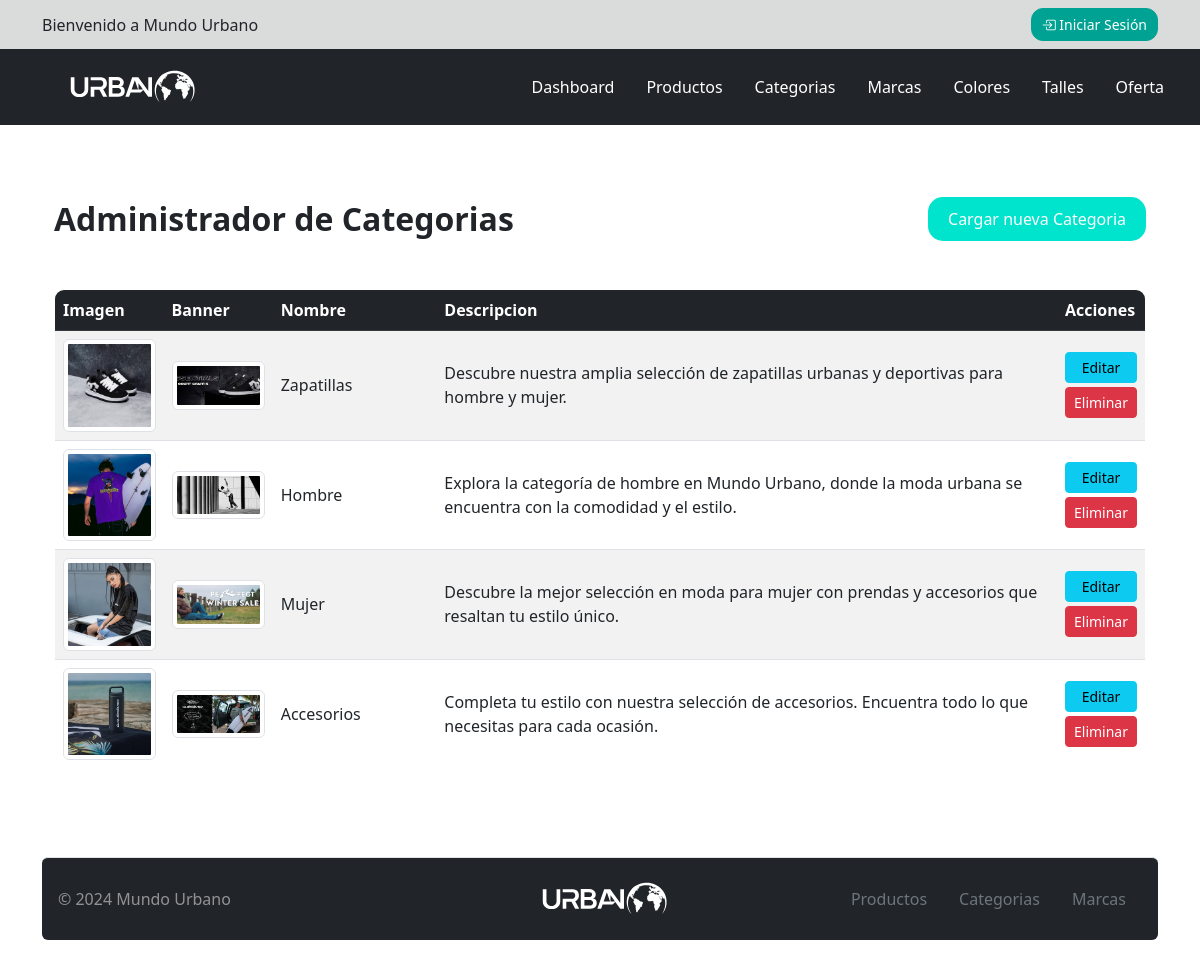
The page /admin/index.php?link=admin_categorias on the database its author committed.
### tables this page shows
CREATE TABLE `categorias` (
  `id` int(10) UNSIGNED NOT NULL COMMENT 'identificador de la categoria',
  `nombre` varchar(256) NOT NULL COMMENT 'Nombre de la categoria',
  `img` varchar(256) NOT NULL COMMENT 'Imagen para la categoria',
  `banner_img` varchar(256) NOT NULL,
  `descripcion` text DEFAULT NULL COMMENT 'Descripcion opcional para la categoria'
);

### classes/Categoria.php (called while the page is built, shortened)
<?PHP
class categoria
{
    private $id;
    private $nombre;
    private $descripcion;
    private $img;
    private $banner_img;
    public static function get_all(): array
    {
        $conexion = Conexion::getConexion();
        $query = "SELECT * FROM categorias";
        $PDOStatement = $conexion->prepare($query);
        $PDOStatement->setFetchMode(PDO::FETCH_CLASS, self::class);
        $PDOStatement->execute();
        $categorias = $PDOStatement->fetchAll();
        return $categorias;
    }
    public function getId()
    {
        return $this->id;
    }
    public function getNombre()
    {
        return $this->nombre;
    }
    public function getDescripcion()
    {
        return $this->descripcion;
    }
    public function getImg()
    {
        return $this->img;
    }
    public function getBanner_img()
    {
        return $this->banner_img;
    }
}

### admin/views/admin_categorias.php (the view)
<?php
$categorias = Categoria::get_all();
?>
<div class="container py-5">
    <div class="d-flex justify-content-between align-items-center mb-5">
        <h2 class="fw-bold m-0">Administrador de Categorias</h2>
        <a href="index.php?link=add_categorias" class="btn boton-custom">Cargar nueva Categoria</a>
    </div>
<div class="table-responsive">
    <table class="table table-striped table-hover align-middle table-custom">
        <thead class="table-dark">
            <tr>
                <th scope="col" width="10%">Imagen</th>
                <th scope="col" width="10%">Banner</th>
                <th scope="col" width="15%">Nombre</th>
                <th scope="col" >Descripcion</th>
                <th scope="col" >Acciones</th>
            </tr>
        </thead>
        <tbody>
            <?php foreach ($categorias as $C): ?>
                <tr>
                    <td>
                        <img src="../img/categorias/<?= $C->getImg() ?>" alt="Imagen de <?= $C->getNombre() ?>" class="img-thumbnail">
                    </td>
                    <td>
                        <img src="../img/banner/desktop/<?= $C->getBanner_img() ?>" alt="Imagen de <?= $C->getNombre() ?>" class="img-thumbnail">
                    </td>
                    <td><?= $C->getNombre() ?></td>
                    <td><?= $C->getDescripcion() ?></td>
                    <td>
                        <div class="d-flex flex-column gap-1">
                            <a href="index.php?link=edit_categoria&id=<?= $C->getId() ?>" class="btn btn-sm btn-info">Editar</a>
                            <a href="index.php?link=delete_categoria&id=<?= $C->getId() ?>" class="btn btn-sm btn-danger">Eliminar</a>
                        </div>
                    </td>
                </tr>
            <?php endforeach; ?>
        </tbody>
    </table>
</div>
</div>

### css/styles.css (style rules this page uses)
.boton-custom { background-color: #00E3CC; color: #fff; border: none; padding: 10px 20px; font-size: 16px; border-radius: 15px; transition: background-color 0.3s ease; }
.table-custom { border-radius: 10px; overflow: hidden; border: 1px solid #dee2e6; }

### rows shown on the page
categorias: img (picture), banner_img (picture), nombre "Zapatillas", descripcion "Descubre nuestra amplia selección de zapatillas urbanas y deportivas para hombre y mujer."
categorias: img (picture), banner_img (picture), nombre "Hombre", descripcion "Explora la categoría de hombre en Mundo Urbano, donde la moda urbana se encuentra con la comodidad y el estilo."
categorias: img (picture), banner_img (picture), nombre "Mujer", descripcion "Descubre la mejor selección en moda para mujer con prendas y accesorios que resaltan tu estilo único."
categorias: img (picture), banner_img (picture), nombre "Accesorios", descripcion "Completa tu estilo con nuestra selección de accesorios. Encuentra todo lo que necesitas para cada ocasión."
